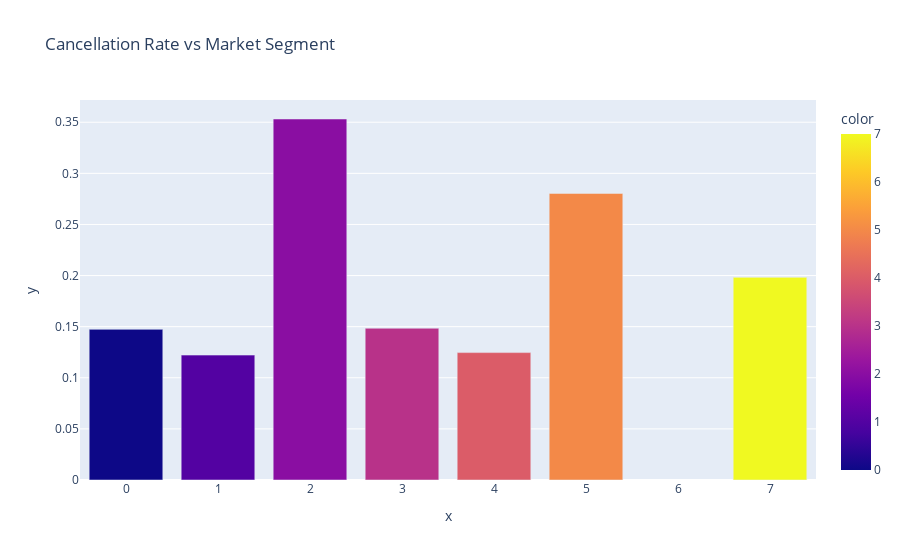

Source (notebook cell):
### Code cell
categories_values = list()
categories = sorted(df["market_segment"].unique())

for i in sorted(df["market_segment"].unique()):
    percentage = df.groupby("market_segment")["cancellation"].sum()[i] / len(df[df["market_segment"] == i])
    categories_values.append(percentage)

fig = px.bar(x=categories, y=categories_values, title="Cancellation Rate vs Market Segment", color=categories)
fig.show()

### Figure 1 — Plotly figure (JSON) as saved in the notebook; plotly's stock layout.template omitted (floating-point values rounded to 4 significant figures)
{"data": [{"alignmentgroup": "True", "hovertemplate": "x=%{x}<br>y=%{y}<br>color=%{marker.color}<extra></extra>", "legendgroup": "", "marker": {"color": [0, 1, 2, 3, 4, 5, 7], "coloraxis": "coloraxis", "pattern": {"shape": ""}}, "name": "", "offsetgroup": "", "orientation": "v", "showlegend": false, "textposition": "auto", "type": "bar", "x": [0, 1, 2, 3, 4, 5, 7], "xaxis": "x", "y": [0.1474, 0.1222, 0.3532, 0.1484, 0.1246, 0.2804, 0.1982], "yaxis": "y"}], "layout": {"barmode": "relative", "coloraxis": {"colorbar": {"title": {"text": "color"}}, "colorscale": [[0, "#0d0887"], [0.1111, "#46039f"], [0.2222, "#7201a8"], [0.3333, "#9c179e"], [0.4444, "#bd3786"], [0.5556, "#d8576b"], [0.6667, "#ed7953"], [0.7778, "#fb9f3a"], [0.8889, "#fdca26"], [1, "#f0f921"]]}, "legend": {"tracegroupgap": 0}, "title": {"text": "Cancellation Rate vs Market Segment"}, "xaxis": {"anchor": "y", "domain": [0, 1], "title": {"text": "x"}}, "yaxis": {"anchor": "x", "domain": [0, 1], "title": {"text": "y"}}}}
